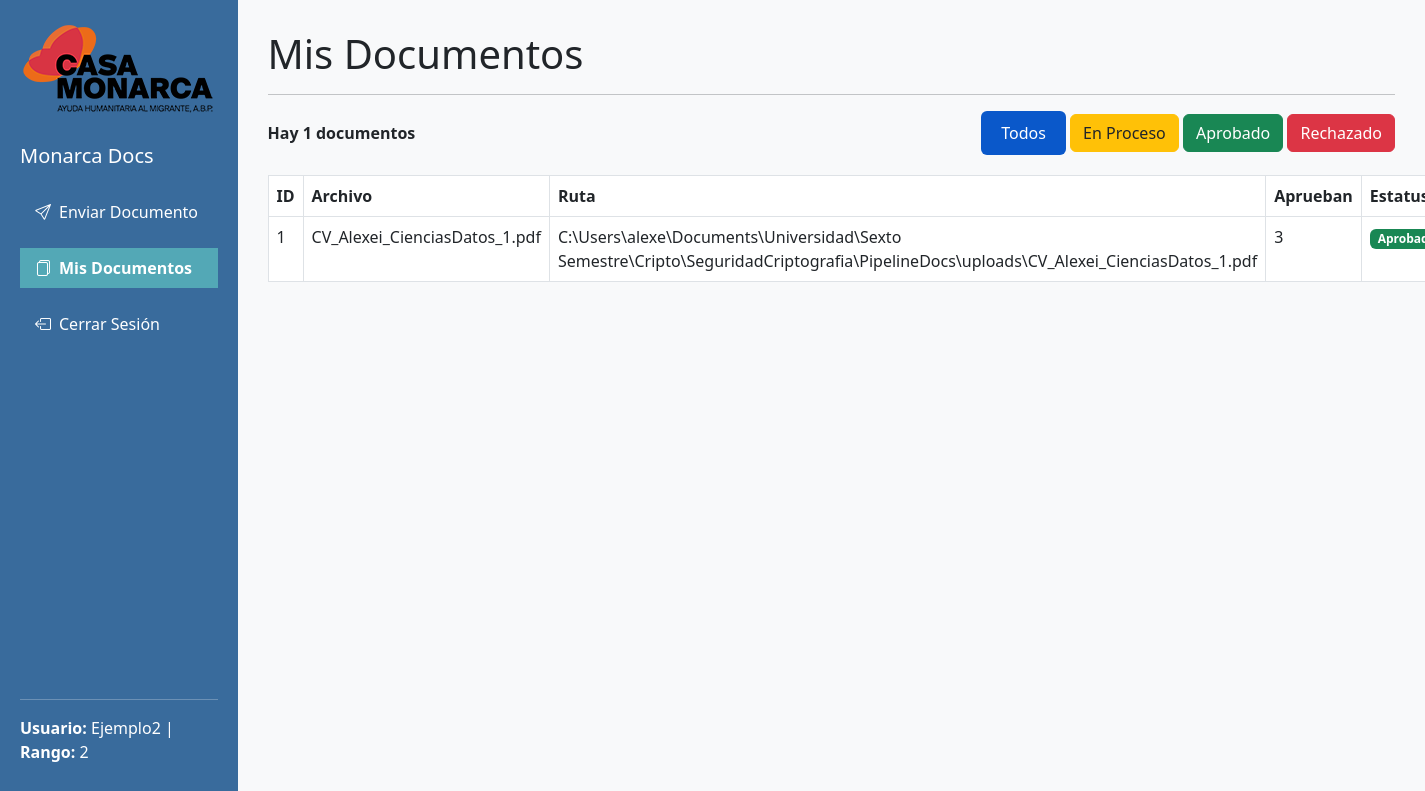
The app's page /mis_documentos (signed in) with its own data.
### PipelineDocs/app.py (models this page shows)
class User(db.Model):
    id = db.Column(db.Integer, primary_key=True)
    username = db.Column(db.String(80), unique=True)
    password = db.Column(db.String(200))  # deja espacio para el hash
    rank = db.Column(db.Integer)
    admin = db.Column(db.Boolean)

class Document(db.Model):
    id = db.Column(db.Integer, primary_key=True)
    filename = db.Column(db.String(255))
    filepath = db.Column(db.String(255))
    sender_id = db.Column(db.Integer)
    current_approver = db.Column(db.Integer)
    status = db.Column(db.String(20))  # pending, approved, rejected
    approvers = db.Column(db.String(255))  # IDs separados por comas
    category = db.Column(db.String(255))
    signature_bin = db.Column(db.LargeBinary)  # <--- NUEVO CAMPO

### PipelineDocs/app.py (the view)
@app.route("/mis_documentos", methods=["GET"])
@login_required
def mis_documentos():
    user = User.query.get(session["user_id"])
    estatus = request.args.get(
        "estatus", "todos"
    )  # Obtener el estatus de los parámetros de consulta
    query = Document.query.filter_by(
        sender_id=session["user_id"]
    )  # Filtrar por usuario actual
    if estatus == "enproceso":
        query = query.filter_by(status="pending")
    elif estatus == "aprobado":
        query = query.filter_by(status="approved")
    elif estatus == "rechazado":
        query = query.filter_by(status="rejected")
    documentos = query.all()  # Filtrar los documentos según el estatus
    return render_template("mis_documentos.html", user=user, documentos=documentos)

### PipelineDocs/app.py (called while the page is built)
def login_required(f):
    @wraps(f)
    def decorated(*args, **kwargs):
        if "user_id" not in session:
            return redirect(url_for("login"))
        return f(*args, **kwargs)
    return decorated

### PipelineDocs/templates/mis_documentos.html (shortened to what this page needs)
<!DOCTYPE html>
<html lang="es">
<head>
    <link href="https://cdn.jsdelivr.net/npm/bootstrap@5.3.0/dist/css/bootstrap.min.css" rel="stylesheet">
    <link rel="stylesheet" href="https://cdn.jsdelivr.net/npm/bootstrap-icons@1.10.0/font/bootstrap-icons.css">
    <link rel="stylesheet" type="text/css" href="{{ url_for('static', filename='style.css') }}">
</head>
<body>
    <div class="container-fluid">
        <div class="row">
            <div class="col-md-3 col-lg-2 sidebar d-flex flex-column" style="height: 100vh;">
                <a href="/dashboard"><img src="{{ url_for('static', filename='Logo-Monarca-Home.png') }}" alt="Logo"
                        class="logo mb-4"></a>
                <h5 class="mb-4"><a href="/dashboard" class="link-dashboard">Monarca Docs</a></h5>
                <nav class="nav flex-column">
                    <ul class="navbar-nav">
                        <li class="nav-item">
                            <a href="/enviar_documento" class="nav-link text-white mb-3">
                                <i class="bi bi-send me-2"></i>Enviar Documento
                            </a>
                        </li>
                        <li class="nav-item">
                            <a href="/mis_documentos" class="nav-link active mb-3">
                                <i class="bi bi-files me-2"></i>Mis Documentos
                            </a>
                        </li>
                        <li class="nav-item">
                            <a href="/logout" class="nav-link text-white">
                                <i class="bi bi-box-arrow-left me-2"></i>Cerrar Sesión
                            </a>
                        </li>
                    </ul>
                </nav>
                <div class="mt-auto text-white">
                    <hr>
                    <p>
                        <strong>Usuario:</strong> {{ user.username }}
                        |
                        <strong>Rango:</strong> {{ user.rank }}
                    </p>
                </div>
            </div>
            <div class="col-md-9 col-lg-10 main-content">
                <h1>Mis Documentos</h1>
                <hr>
                <div class="d-flex justify-content-between align-items-center mb-3">
                    <div>
                        <strong>Hay {{ documentos|length }} documentos</strong>
                    </div>
                    <div class="text-end">
                        <a href="/mis_documentos?estatus=todos"
                            class="btn btn-primary {% if request.args.get('estatus') == 'todos' or not request.args.get('estatus') %}active{% endif %}">Todos</a>
                        <a href="/mis_documentos?estatus=enproceso"
                            class="btn btn-warning text-dark {% if request.args.get('estatus') == 'enproceso' %}active{% endif %}">En
                            Proceso</a>
                        <a href="/mis_documentos?estatus=aprobado"
                            class="btn btn-success {% if request.args.get('estatus') == 'aprobado' %}active{% endif %}">Aprobado</a>
                        <a href="/mis_documentos?estatus=rechazado"
                            class="btn btn-danger {% if request.args.get('estatus') == 'rechazado' %}active{% endif %}">Rechazado</a>
                    </div>
                </div>
                {% if documentos %}
                <table class="table table-hover table-bordered tabla-documentos">
                    <thead>
                        <tr>
                            <th>ID</th>
                            <th>Archivo</th>
                            <th>Ruta</th>
                            <th>Aprueban</th>
                            <th>Estatus</th>
                        </tr>
                    </thead>
                    {% for documento in documentos %}
                    <tr>
                        <td>{{ documento.id }}</td>
                        <td>{{ documento.filename }}</td>
                        <td>{{ documento.filepath }}</td>
                        <td>{{ documento.approvers }}</td>
                        <td>
                            {% if documento.status == "approved" %}
                            <span class="badge bg-success">Aprobado</span>
                            {% elif documento.status == "pending" %}
                            <span class="badge bg-warning text-dark">En Proceso</span>
                            {% elif documento.status == "rejected" %}
                            <span class="badge bg-danger">Rechazado</span>
                            {% endif %}
                        </td>
                    </tr>
                    {% endfor %}
                </table>
                {% else %}
                <p class="mt-4">No hay documentos disponibles.</p>
                {% endif %}
            </div>
        </div>
    </div>
</body>
</html>

### PipelineDocs/static/style.css (style rules this page uses)
:root { --main-color: #396b9c; --accent-color: #3498db; }
body { background: linear-gradient(135deg, #f8f9fa 0%, #e9ecef 100%); min-height: 100vh; display: flex; align-items: center; }
.sidebar { background: var(--main-color); min-height: 100vh; color: white; padding: 20px; }
.main-content { background: #f8f9fa; min-height: 100vh; padding: 30px; }
.btn-primary { background-color: var(--accent-color); border: none; padding: 10px 20px; }
.link-dashboard { color: white; text-decoration: none; }
.tabla-documentos { margin-top: 20px; }
.nav-link { padding-left: 15px; }
.nav-link.active { color: white !important; font-weight: bold; padding-left: 15px; background-color: #53a8b6; }

### records on screen
User: username "Ejemplo2", rank "2"
Document: id "1", filename "CV_Alexei_CienciasDatos_1.pdf", filepath "C:\\Users\\alexe\\Documents\\Universidad\\Sexto Semestre\\Cripto\\SeguridadCriptografia\\PipelineDocs\\uploads\\CV_Alexei_CienciasDatos_1.pdf", approvers "3", status "Aprobado"

### other values on screen
{{ documentos|length }} "1"
